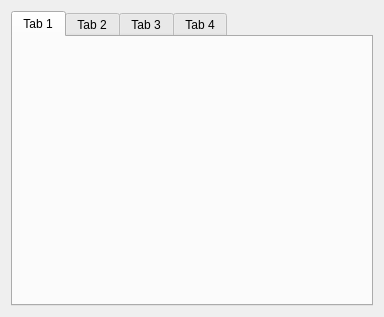
<?xml version="1.0" encoding="UTF-8"?>
<ui version="4.0">
 <class>MainWidget</class>
 <widget class="QWidget" name="MainWidget">
  <property name="geometry">
   <rect>
    <x>0</x>
    <y>0</y>
    <width>384</width>
    <height>317</height>
   </rect>
  </property>
  <property name="windowTitle">
   <string>MainWidget</string>
  </property>
  <layout class="QVBoxLayout" name="verticalLayout">
   <item>
    <widget class="QTabWidget" name="pTabWidget">
     <property name="currentIndex">
      <number>0</number>
     </property>
     <widget class="QWidget" name="pTab1">
      <attribute name="title">
       <string>Tab 1</string>
      </attribute>
     </widget>
     <widget class="QWidget" name="pTab2">
      <attribute name="title">
       <string>Tab 2</string>
      </attribute>
     </widget>
     <widget class="QWidget" name="pTab3">
      <attribute name="title">
       <string>Tab 3</string>
      </attribute>
     </widget>
     <widget class="QWidget" name="pTab4">
      <attribute name="title">
       <string>Tab 4</string>
      </attribute>
     </widget>
    </widget>
   </item>
  </layout>
 </widget>
 <resources/>
 <connections/>
</ui>
